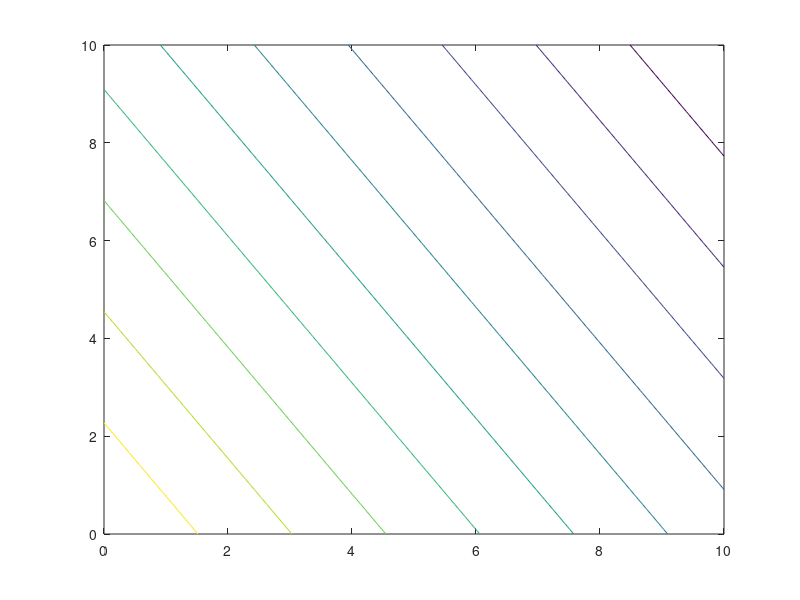

The MATLAB script that drew this image: (Note: this script raises an error after producing the figure.)
%% Task 2 - LP-problem

A = [   2   1   1   0;
        1   3   0   1   ];
b = [   8   15  ]';
c = [   -3  -2  0   0   ]';

x0 = [0 0 8 15]';

x1 = linspace(0,10);
x2 = linspace(0,10);
[X1, X2] = meshgrid(x1,x2);
F = c(1)*X1 + c(2)*X2;
contour(X1, X2, F)

[x, fval, iterates] = simplex(c,A,b,x0,'report');